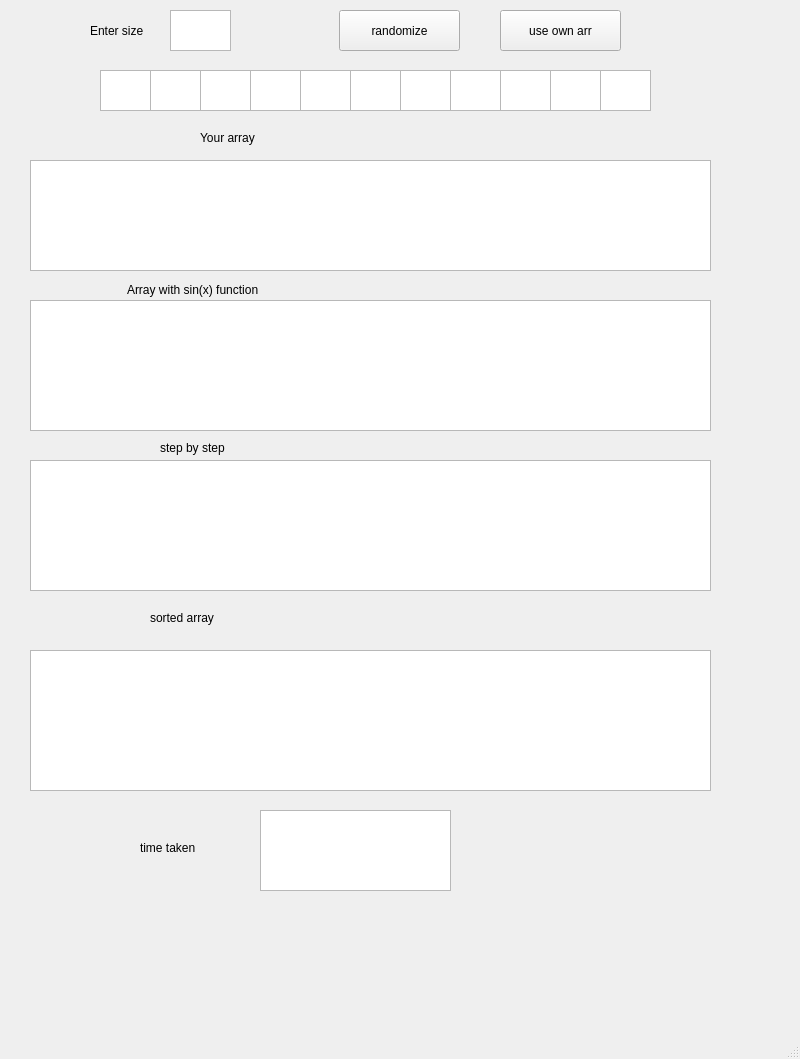
<?xml version="1.0" encoding="UTF-8"?>
<ui version="4.0">
 <class>MainWindow</class>
 <widget class="QMainWindow" name="MainWindow">
  <property name="geometry">
   <rect>
    <x>0</x>
    <y>0</y>
    <width>800</width>
    <height>1059</height>
   </rect>
  </property>
  <property name="windowTitle">
   <string>MainWindow</string>
  </property>
  <widget class="QWidget" name="centralwidget">
   <widget class="QLabel" name="label">
    <property name="geometry">
     <rect>
      <x>90</x>
      <y>20</y>
      <width>81</width>
      <height>21</height>
     </rect>
    </property>
    <property name="text">
     <string>Enter size</string>
    </property>
   </widget>
   <widget class="QPushButton" name="randomArr">
    <property name="geometry">
     <rect>
      <x>339</x>
      <y>10</y>
      <width>121</width>
      <height>41</height>
     </rect>
    </property>
    <property name="text">
     <string>randomize</string>
    </property>
   </widget>
   <widget class="QPushButton" name="ownArr">
    <property name="geometry">
     <rect>
      <x>500</x>
      <y>10</y>
      <width>121</width>
      <height>41</height>
     </rect>
    </property>
    <property name="text">
     <string>use own arr</string>
    </property>
   </widget>
   <widget class="QPlainTextEdit" name="startedArr">
    <property name="geometry">
     <rect>
      <x>30</x>
      <y>160</y>
      <width>681</width>
      <height>111</height>
     </rect>
    </property>
   </widget>
   <widget class="QTextEdit" name="size">
    <property name="geometry">
     <rect>
      <x>170</x>
      <y>10</y>
      <width>61</width>
      <height>41</height>
     </rect>
    </property>
   </widget>
   <widget class="QPlainTextEdit" name="changedArr">
    <property name="geometry">
     <rect>
      <x>30</x>
      <y>300</y>
      <width>681</width>
      <height>131</height>
     </rect>
    </property>
   </widget>
   <widget class="QPlainTextEdit" name="step">
    <property name="geometry">
     <rect>
      <x>30</x>
      <y>460</y>
      <width>681</width>
      <height>131</height>
     </rect>
    </property>
   </widget>
   <widget class="QLabel" name="label_2">
    <property name="geometry">
     <rect>
      <x>200</x>
      <y>130</y>
      <width>301</width>
      <height>16</height>
     </rect>
    </property>
    <property name="text">
     <string>Your array</string>
    </property>
   </widget>
   <widget class="QLabel" name="label_3">
    <property name="geometry">
     <rect>
      <x>127</x>
      <y>280</y>
      <width>251</width>
      <height>20</height>
     </rect>
    </property>
    <property name="text">
     <string>Array with sin(x) function </string>
    </property>
   </widget>
   <widget class="QLabel" name="label_4">
    <property name="geometry">
     <rect>
      <x>160</x>
      <y>440</y>
      <width>151</width>
      <height>16</height>
     </rect>
    </property>
    <property name="text">
     <string>step by step</string>
    </property>
   </widget>
   <widget class="QLabel" name="label_5">
    <property name="geometry">
     <rect>
      <x>150</x>
      <y>610</y>
      <width>111</width>
      <height>16</height>
     </rect>
    </property>
    <property name="text">
     <string>sorted array</string>
    </property>
   </widget>
   <widget class="QPlainTextEdit" name="sortedArray">
    <property name="geometry">
     <rect>
      <x>30</x>
      <y>650</y>
      <width>681</width>
      <height>141</height>
     </rect>
    </property>
   </widget>
   <widget class="QPlainTextEdit" name="time">
    <property name="geometry">
     <rect>
      <x>260</x>
      <y>810</y>
      <width>191</width>
      <height>81</height>
     </rect>
    </property>
   </widget>
   <widget class="QLabel" name="label_6">
    <property name="geometry">
     <rect>
      <x>140</x>
      <y>840</y>
      <width>111</width>
      <height>16</height>
     </rect>
    </property>
    <property name="text">
     <string>time taken</string>
    </property>
   </widget>
   <widget class="QTextEdit" name="textEdit">
    <property name="geometry">
     <rect>
      <x>100</x>
      <y>70</y>
      <width>51</width>
      <height>41</height>
     </rect>
    </property>
   </widget>
   <widget class="QTextEdit" name="textEdit_2">
    <property name="geometry">
     <rect>
      <x>150</x>
      <y>70</y>
      <width>51</width>
      <height>41</height>
     </rect>
    </property>
   </widget>
   <widget class="QTextEdit" name="textEdit_3">
    <property name="geometry">
     <rect>
      <x>200</x>
      <y>70</y>
      <width>51</width>
      <height>41</height>
     </rect>
    </property>
   </widget>
   <widget class="QTextEdit" name="textEdit_4">
    <property name="geometry">
     <rect>
      <x>250</x>
      <y>70</y>
      <width>51</width>
      <height>41</height>
     </rect>
    </property>
   </widget>
   <widget class="QTextEdit" name="textEdit_5">
    <property name="geometry">
     <rect>
      <x>300</x>
      <y>70</y>
      <width>51</width>
      <height>41</height>
     </rect>
    </property>
   </widget>
   <widget class="QTextEdit" name="textEdit_6">
    <property name="geometry">
     <rect>
      <x>350</x>
      <y>70</y>
      <width>51</width>
      <height>41</height>
     </rect>
    </property>
   </widget>
   <widget class="QTextEdit" name="textEdit_7">
    <property name="geometry">
     <rect>
      <x>400</x>
      <y>70</y>
      <width>51</width>
      <height>41</height>
     </rect>
    </property>
   </widget>
   <widget class="QTextEdit" name="textEdit_8">
    <property name="geometry">
     <rect>
      <x>450</x>
      <y>70</y>
      <width>51</width>
      <height>41</height>
     </rect>
    </property>
   </widget>
   <widget class="QTextEdit" name="textEdit_9">
    <property name="geometry">
     <rect>
      <x>500</x>
      <y>70</y>
      <width>51</width>
      <height>41</height>
     </rect>
    </property>
   </widget>
   <widget class="QTextEdit" name="textEdit_10">
    <property name="geometry">
     <rect>
      <x>550</x>
      <y>70</y>
      <width>51</width>
      <height>41</height>
     </rect>
    </property>
   </widget>
   <widget class="QTextEdit" name="textEdit_11">
    <property name="geometry">
     <rect>
      <x>600</x>
      <y>70</y>
      <width>51</width>
      <height>41</height>
     </rect>
    </property>
   </widget>
  </widget>
  <widget class="QMenuBar" name="menubar">
   <property name="geometry">
    <rect>
     <x>0</x>
     <y>0</y>
     <width>800</width>
     <height>22</height>
    </rect>
   </property>
  </widget>
  <widget class="QStatusBar" name="statusbar"/>
 </widget>
 <resources/>
 <connections/>
</ui>
